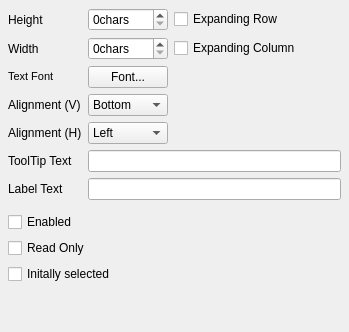
       <widget class="QWidget" name="page" >
        <layout class="QVBoxLayout" >
         <property name="margin" >
          <number>8</number>
         </property>
         <property name="spacing" >
          <number>6</number>
         </property>
         <item>
          <layout class="QGridLayout" >
           <property name="margin" >
            <number>0</number>
           </property>
           <property name="spacing" >
            <number>6</number>
           </property>
           <item row="4" column="0" >
            <widget class="QLabel" name="label_18" >
             <property name="text" >
              <string>Alignment (H)</string>
             </property>
            </widget>
           </item>
           <item row="2" column="2" >
            <spacer>
             <property name="orientation" >
              <enum>Qt::Horizontal</enum>
             </property>
             <property name="sizeHint" >
              <size>
               <width>40</width>
               <height>20</height>
              </size>
             </property>
            </spacer>
           </item>
           <item row="5" column="0" >
            <widget class="QLabel" name="label_19" >
             <property name="text" >
              <string>ToolTip Text</string>
             </property>
            </widget>
           </item>
           <item row="3" column="0" >
            <widget class="QLabel" name="label_17" >
             <property name="text" >
              <string>Alignment (V)</string>
             </property>
            </widget>
           </item>
           <item row="1" column="2" >
            <layout class="QHBoxLayout" >
             <property name="margin" >
              <number>0</number>
             </property>
             <property name="spacing" >
              <number>6</number>
             </property>
             <item>
              <widget class="QCheckBox" name="columnStretchCheck" >
               <property name="text" >
                <string>Expanding Column</string>
               </property>
              </widget>
             </item>
             <item>
              <spacer>
               <property name="orientation" >
                <enum>Qt::Horizontal</enum>
               </property>
               <property name="sizeHint" >
                <size>
                 <width>40</width>
                 <height>20</height>
                </size>
               </property>
              </spacer>
             </item>
            </layout>
           </item>
           <item row="4" column="2" >
            <spacer>
             <property name="orientation" >
              <enum>Qt::Horizontal</enum>
             </property>
             <property name="sizeHint" >
              <size>
               <width>40</width>
               <height>20</height>
              </size>
             </property>
            </spacer>
           </item>
           <item row="0" column="2" >
            <layout class="QHBoxLayout" >
             <property name="margin" >
              <number>0</number>
             </property>
             <property name="spacing" >
              <number>6</number>
             </property>
             <item>
              <widget class="QCheckBox" name="rowStretchCheck" >
               <property name="text" >
                <string>Expanding Row</string>
               </property>
              </widget>
             </item>
             <item>
              <spacer>
               <property name="orientation" >
                <enum>Qt::Horizontal</enum>
               </property>
               <property name="sizeHint" >
                <size>
                 <width>40</width>
                 <height>20</height>
                </size>
               </property>
              </spacer>
             </item>
            </layout>
           </item>
           <item row="2" column="1" >
            <widget class="FontButton" name="fontSelector" >
             <property name="text" >
              <string>Font...</string>
             </property>
            </widget>
           </item>
           <item row="3" column="2" >
            <spacer>
             <property name="orientation" >
              <enum>Qt::Horizontal</enum>
             </property>
             <property name="sizeHint" >
              <size>
               <width>40</width>
               <height>20</height>
              </size>
             </property>
            </spacer>
           </item>
           <item row="1" column="0" >
            <widget class="QLabel" name="label_26" >
             <property name="text" >
              <string>Width</string>
             </property>
            </widget>
           </item>
           <item row="4" column="1" >
            <widget class="QComboBox" name="hAlignmentBox" >
             <item>
              <property name="text" >
               <string>Left</string>
              </property>
             </item>
             <item>
              <property name="text" >
               <string>Right</string>
              </property>
             </item>
             <item>
              <property name="text" >
               <string>Center</string>
              </property>
             </item>
            </widget>
           </item>
           <item row="2" column="0" >
            <widget class="QLabel" name="label_10" >
             <property name="text" >
              <string>&lt;html>&lt;head>&lt;meta name="qrichtext" content="1" />&lt;/head>&lt;body style=" white-space: pre-wrap; font-family:MS Shell Dlg; font-size:8.25pt; font-weight:400; font-style:normal; text-decoration:none;">&lt;p style=" margin-top:0px; margin-bottom:0px; margin-left:0px; margin-right:0px; -qt-block-indent:0; text-indent:0px;">Text Font&lt;/p>&lt;/body>&lt;/html></string>
             </property>
            </widget>
           </item>
           <item row="5" column="1" colspan="2" >
            <widget class="QLineEdit" name="toolTipEdit" />
           </item>
           <item row="0" column="1" >
            <widget class="QSpinBox" name="heightBox" >
             <property name="suffix" >
              <string>chars</string>
             </property>
            </widget>
           </item>
           <item row="3" column="1" >
            <widget class="QComboBox" name="vAlignmentBox" >
             <item>
              <property name="text" >
               <string>Bottom</string>
              </property>
             </item>
             <item>
              <property name="text" >
               <string>Top</string>
              </property>
             </item>
             <item>
              <property name="text" >
               <string>Center</string>
              </property>
             </item>
            </widget>
           </item>
           <item row="1" column="1" >
            <widget class="QSpinBox" name="widthBox" >
             <property name="suffix" >
              <string>chars</string>
             </property>
            </widget>
           </item>
           <item row="0" column="0" >
            <widget class="QLabel" name="label_25" >
             <property name="text" >
              <string>Height</string>
             </property>
            </widget>
           </item>
           <item row="6" column="1" colspan="2" >
            <widget class="QLineEdit" name="labelEdit" />
           </item>
           <item row="6" column="0" >
            <widget class="QLabel" name="label_7" >
             <property name="text" >
              <string>Label Text</string>
             </property>
            </widget>
           </item>
          </layout>
         </item>
         <item>
          <widget class="QWidget" native="1" name="widget_4" />
         </item>
         <item>
          <layout class="QVBoxLayout" >
           <property name="margin" >
            <number>0</number>
           </property>
           <property name="spacing" >
            <number>6</number>
           </property>
           <item>
            <widget class="QCheckBox" name="enabledBox" >
             <property name="text" >
              <string>Enabled</string>
             </property>
            </widget>
           </item>
           <item>
            <widget class="QCheckBox" name="readOnlyBox" >
             <property name="text" >
              <string>Read Only</string>
             </property>
            </widget>
           </item>
           <item>
            <widget class="QCheckBox" name="selectedBox" >
             <property name="text" >
              <string>Initally selected</string>
             </property>
            </widget>
           </item>
          </layout>
         </item>
         <item>
          <spacer>
           <property name="orientation" >
            <enum>Qt::Vertical</enum>
           </property>
           <property name="sizeHint" >
            <size>
             <width>20</width>
             <height>40</height>
            </size>
           </property>
          </spacer>
         </item>
        </layout>
       </widget>
